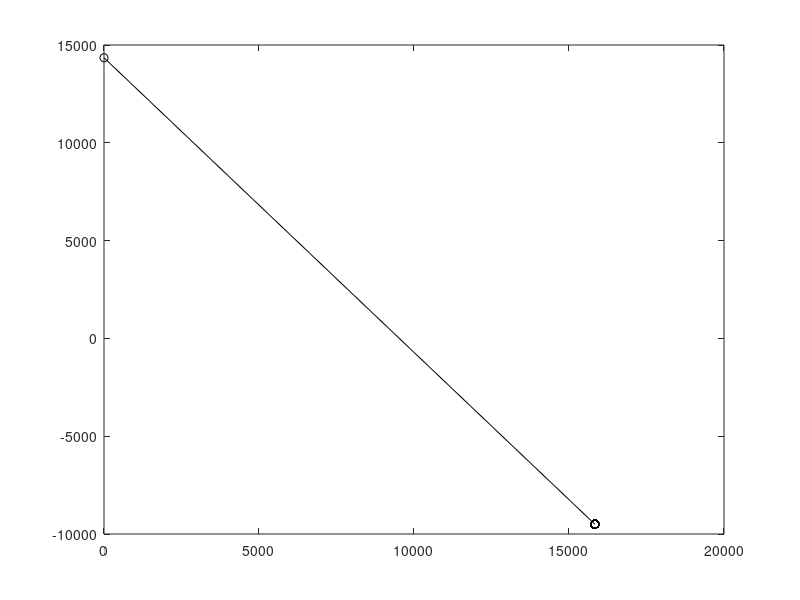

This chart was generated by the following MATLAB code: (Note: this script raises an error after producing the figure.)
% PROGRAMA PARA DIBUJAR EL DIAGRAMA DE INTERACCIÓN DE UNA COLUMNA
% COLUMNAS RECTANGULARES DE CONCRETO ARMADO
clc;
clear all;
disp('INGRESO DE DATOS')
fc=input ('Resistencia del Concreto Kg/cm2:');
fy=input ('Resistencia del Acero Kg/cm2:');
b=input ('Base de Columna cm:');
h=input ('Altura de Columna cm:');
ri=input ('Recubrimiento inferior cm:');
rs=input ('Recubrimiento superior cm:');
Eu=0.003;
Es=2000000;
Ey=fy/Es;
d=h-ri;
prompt= 'Número de niveles de refuerzo: ';
n=input(prompt);
v=zeros([n 1]);
v=v(:);
nv=zeros([n 1]);
nv=v(:);
dv=zeros([n 1]);
dv=v(:);
Cb=(Eu*d)/(Ey+Eu);%eje neutro balanceado
cen=h/2;%centroide de la sección
%betha

phi_c=0.65; % factor de compresion
phi_t=0.90; % factor de tension

if 170<fc<=280
    betha=0.85
else 
    if 280<fc<550
        betha=0.85-((0.05*(fc-280))/7);
    else
        betha=0.65
    end
end
    
for i=1:n
    msg='\nIngrese el Número de varillas del nivel  ';
    msg1=int2str(i);
    msg2='  ';
    msg3=':';
    msg=strcat(msg, msg2, msg1, msg3);
    prompt= msg;
    nv(i)=input(prompt);
    msg='Ingrese el diametro de varillas del nivel  ';
    msg1=int2str(i);
    msg2='  ';
    msg3=' en pulgadas:';
    msg=strcat(msg, msg2, msg1, msg3);
    prompt= msg;
    dv(i)=input(prompt);
    As(i)=nv(i).*(dv(i).*2.54)^2*(pi/4);
    espacio=(h-ri-rs)/(n-1);
    dis(i)=(espacio*(i-1))+rs;
    d1(i)=Cb-dis(i);
    esi(i)=(Eu.*d1(i))/Cb;
    if esi(i)<Ey
        esi(i)=esi(i);
    else
        esi(i)=Ey;
    end
    fsi(i)=esi(i)*Es;
    F(i)=fsi(i).*As(i);
    brazo(i)=(h/2)-dis(i);
    Ms(i)=F(i).*brazo(i);
    Fc=0.85*fc*betha*Cb*b;
    bCc=(h/2)-((betha*Cb)/2);
    Cc=Fc;
    M1=sum(Ms);
end
%Carga Axial Pura
Ar=sum(As);
P0=(0.85*fc*(b*h)+Ar*fy);
M0=0;
e0=M0/P0;
%Falla balanceada
As(:);
dis(:);
d1(:);
esi(:);
fsi(:);
F(:);
brazo(:);
Ms(:);
Pb=sum(F)+Cc;
Mb=M1+(Cc*bCc);
d2=zeros([n 1]);
d2=d2(:);
esi2=esi;
esi1=esi;
brazo1=brazo;
Ms2=zeros([n 1]);
Ms2=Ms2(:);
cont=1;
rM=[];
rP=[];
phirp=[];
phirm=[];
bandera=0;
for i=0.02:0.02:1
    %cosiente es c/d
    %if cont == 1
        %rM(cont)=M0;
        %rP(cont)=P0;
        %cont=cont+1;
    %end
    cosiente=i;
    c=cosiente*d;
    for j=1:n
        d2(j)=c-dis(j);
        esi1(j)=(Eu*d2(j))/c;
        if abs(esi1(j))<Ey
            esi2(j)=abs(esi1(j));
            

        else
            esi2(j)=Ey;
        end
        
        
        

        %Realiza los calculos de fsi
        fsi(j)=esi2(j)*Es;
        if esi1(j)<0
            F(j)=-(fsi(j).*As(j));
        else
            F(j)=(fsi(j).*As(j));
        end
        brazo1(j)=(h/2)-dis(j);
        Ms2(j)=F(j)*brazo1(j);
        

    end
    m2=sum(Ms2);
    Cc2=0.85*fc*betha*c*b;
    bCc2=(h/2)-((betha*c)/2);
    if i >= 0.02 && i <0.58
        disp(i)
        P=sum(F)+Cc2;
        m=m2+(Cc2*bCc2);
        rM(cont)=m;
        rP(cont)=P;
        if abs(esi1(n))<=Ey
            m=m*phi_c;
            phirm(cont)=m;
            P=P*phi_c;
            phirp(cont)=P;
        elseif abs(esi1(n))>Ey && abs(esi1(n))<(Ey+0.003)
            phi_trans= 0.656+0.25*((abs(esi1(n))-Ey)/0.003);
            m=m*phi_trans;
            phirm(cont)=m;
            P=P*phi_trans;
            phirp(cont)=P;
        else
            m=m*phi_t;
            phirm(cont)=m;
            P=P*phi_t;
            phirp(cont)=P;
        end



        
        cont=cont+1;
    elseif i==0.58
        P=sum(F)+Cc2;
        m=m2+(Cc2*bCc2);
        rM(cont)=m;
        rP(cont)=P;
        if abs(esi1(n))<=Ey
            m=m*phi_c;
            phirm(cont)=m;
            P=P*phi_c;
            phirp(cont)=P;
        elseif abs(esi1(n))>Ey && abs(esi1(n))<(Ey+0.003)
            phi_trans= 0.656+0.25*((abs(esi1(n))-Ey)/0.003);
            m=m*phi_trans;
            phirm(cont)=m;
            P=P*phi_trans;
            phirp(cont)=P;
        else
            m=m*phi_t;
            phirm(cont)=m;
            P=P*phi_t;
            phirp(cont)=P;
        end
        cont=cont+1;


        rM(cont)=Mb;
        rP(cont)=Pb;
        cont=cont+1;
    else
        P=sum(F)+Cc2;
        m=m2+(Cc2*bCc2);
        rM(cont)=m;
        rP(cont)=P;
        if abs(esi1(n))<=Ey
            m=m*phi_c;
            phirm(cont)=m;
            P=P*phi_c;
            phirp(cont)=P;
        elseif abs(esi1(n))>Ey && abs(esi1(n))<(Ey+0.003)
            phi_trans= 0.656+0.25*((abs(esi1(n))-Ey)/0.003);
            m=m*phi_trans;
            phirm(cont)=m;
            P=P*phi_trans;
            phirp(cont)=P;
        else
            m=m*phi_t;
            phirm(cont)=m;
            P=P*phi_t;
            phirp(cont)=P;
        end
        cont=cont+1;
    end


end
rM(cont)=M0*phi_t;
rP(cont)=P0*phi_t;
cont=cont+1;

rM=rM(:);
rP=rP(:);
phirm=phirm(:);
phirp=phirp(:);

plot(rM, rP,"-ok");
%plot(phirm, phirp, "--k");










%HASTA AQUÍ
Ass=nvs*(dvs*2.54)^2*pi/4;%Área de varillas del nivel 1
Asm=nvm*(dvm*2.54)^2*pi/4;%Área de varillas del nivel 2
Asi=nvi*(dvi*2.54)^2*pi/4;%Área de varillas del nivel 3
Ast=Ass+Asm+Asi;


% SE CALCULAS LOS MOMENTOS Y CARGAS NOMINALES
disp('CÁLCULOS')
disp('1) Fuerza Neta en Ton')
P0=(0.85*fc*(b*h)+Ast*fy)/1000
M0=0
e0=M0/P0
disp('2) Falla Balanceada')
d=h-rs;
Cb=(Eu*d)/(Ey+Eu)
a=0.85*Cb
% Condicionante para ver que aceros están en tensión y compresión
if Cb>h/2
    disp('2.1) Acero en tensión')
    As1=Asi; % Área en tensión
    Es1=Ey;
    fs1=Es*Es1;
    disp('2.1) Acero en Compresión')
    As2=Asm; % Área en Compresión
    Es2=Eu*(Cb-h/2)/Cb;
    fs2=Es*Es2;
    if fs2<fy
        fs2;
    else
        fs2=fy;
    end
    As3=Ass; % Área en Compresión
    Es3=Eu*(Cb-h+d)/Cb;
    fs3=Es*Es3;
    if fs3<fy
        fs3;
    else
        fs3=fy;
    end
    Pb=(0.85*fc*a*b+As2*fs2+As3*fs3-As1*fs1)/1000
    Mb=(0.85*fc*a*b*(h/2-a/2)+As3*fs3*(d-h/2)+As1*fs1*(d-h/2))/1000
    eb=Mb/Pb      
else
    disp('2.1) Acero en Tracción')
    As1=Asi; % Área en Tracción
    Es1=Eu*(d-Cb)/Cb;
    fs1=Es*Es1;
    if fs1<fy
        fs1;
    else
        fs1=fy;
    end
    As2=Asm; % Área en Tracción
    Es2=Eu*(h/2-Cb)/Cb;
    fs2=Es*Es2;
    if fs2<fy
        fs2;
    else
        fs2=fy;
    end    
    disp('2.1) Acero en Compresión')
    As3=Ass; % Área en Compresión
    Es3=Eu*(Cb-h+d)/Cb;
    fs3=Es*Es3;
    if fs3<fy
        fs3;
    else
        fs3=fy;
    end  
    Pb=(0.85*fc*a*b+As3*fs3-As1*fs1-As2*fs2)/1000
    Mb=(0.85*fc*a*b*(h/2-a/2)+As3*fs3*(d-h/2)+As1*fs1*(d-h/2))/1000
    eb=Mb/Pb
end
for i=1:1:49
    C(i)=h-d+(2*d-h)*i/50;
    a=0.85*C(i);
    if C(i)>h/2
    disp('2.1) Acero en Tracción')  
    As1=Asi; % Área en Tracción
    Es1=Eu*(d-C(i))/C(i);
    fs1=Es*Es1;
    if fs1<fy
        fs1;
    else
        fs1=fy;
    end
    disp('2.1) Acero en Compresión')
    As2=Asm; % Área en Compresión
    Es2=Eu*(C(i)-h/2)/C(i);
    fs2=Es*Es2;
    if fs2<fy
        fs2;
    else
        fs2=fy;
    end
    As3=Ass; % Área en Compresión
    Es3=Eu*(C(i)-h+d)/C(i);
    fs3=Es*Es3;
    if fs3<fy
        fs3;
    else
        fs3=fy;
    end
    P(i)=(0.85*fc*a*b+As2*fs2+As3*fs3-As1*fs1)/1000
    M(i)=(0.85*fc*a*b*(h/2-a/2)+As3*fs3*(d-h/2)+As1*fs1*(d-h/2))/1000
    eb(i)=M(i)/P(i)      
    else
    disp('2.1) Acero en Tracción')
    As1=Asi; % Área en Tracción
    Es1=Eu*(d-C(i))/C(i);
    fs1=Es*Es1;1
    if fs1<fy
        fs1;
    else
        fs1=fy;
    end
    As2=Asm; % Área en Tracción
    Es2=Eu*(h/2-C(i))/C(i);
    fs2=Es*Es2;
    if fs2<fy
        fs2;
    else
        fs2=fy;
    end    
    disp('2.1) Acero en Compresión')
    As3=Ass; % Área en Compresión
    Es3=Eu*(C(i)-h+d)/C(i);
    fs3=Es*Es3;
    if fs3<fy
        fs3;
    else
        fs3=fy;
    end  
    P(i)=(0.85*fc*a*b+As3*fs3-As1*fs1-As2*fs2)/1000
    M(i)=(0.85*fc*a*b*(h/2-a/2)+As3*fs3*(d-h/2)+As1*fs1*(d-h/2))/1000
    eb(i)=M(i)/P(i)
    end
end
Pn=[P P0];
Mn=[M M0];
dint=plot(Mn,Pn,'marker','o'); % Grafica El diagrama de Interacción
text(Mb/3,1.5*Pb,'Falla a Compresión');
text(2*Mb/3,Pb/4,'Falla a Tracción');
xlabel('Mn(Ton-m)');
ylabel('Pn(Ton)');
title('DIAGRAMA DE INTERACCIÓN DE COLUMNA RECTANGULAR');
hold on
fbal=plot(Mb,Pb,'marker','o'); % Grafica el Punto de la Falla Balanceada
x=0:100:Mb;
y=(Pb/Mb)*x;
recta=plot(x,y); % Grafica la Recta de la Falla Balanceada
legend('Diagrama de Interacción','Falla Balanceada','Límite de Falla');
set(dint,'LineWidth',2,'LineStyle','-','Color','g','MarkerEdgeColor','r');
set(fbal,'LineWidth',2,'LineStyle',':','Color','b','MarkerFaceColor','b');
set(recta,'LineWidth',1,'LineStyle','-','Color','b');
grid on;
disp('FIN DE PROGRAMA')